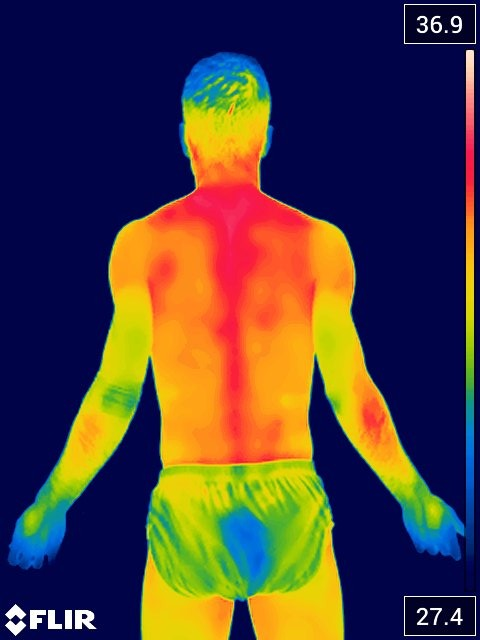
#> input picture testes/images/dorso_costa00.jpeg, 480 x 640 px, found by its file name
$ python segmentation.py
#> lines starting #> are read from the running program, lines starting #| are printed output that depends on the picture; after the words box and inside, x2 and y2 are one past the last pixel; in counts of white or black regions, pixels touching at a corner belong together
### thermo_images/classification.py
''' classification


    This module is used to classify the images into one of the tyoes:
        1.Foot
        2.Front Upper Body
        3.Back Upper Body
        4.Front Legs
        5.Back Legs

Created on 25/05/2019
@author: Carlos Cesar Brochine Junior

'''
import numpy as np
import cv2
import imutils
import os
import math


def plot_contours(image):

    # load the image, convert it to grayscale, and blur it slightly
    gray = cv2.cvtColor(image, cv2.COLOR_BGR2GRAY)
    gray = cv2.GaussianBlur(gray, (5, 5), 0)

    # threshold the image, then perform a series of erosions +
    # dilations to remove any small regions of noise
    thresh = cv2.threshold(gray, 45, 255, cv2.THRESH_BINARY)[1]
    thresh = cv2.erode(thresh, None, iterations=2)
    thresh = cv2.dilate(thresh, None, iterations=2)
    #
    dimension = gray.shape
    X_DIMENSION = dimension[0]
    Y_DIMENSION = dimension[1]
    black_image = np.zeros((X_DIMENSION, Y_DIMENSION))
    #
    # find contours in thresholded image, then grab the largest one
    cnts = cv2.findContours(thresh.copy(), cv2.RETR_EXTERNAL, cv2.CHAIN_APPROX_SIMPLE)
    cnts = imutils.grab_contours(cnts)
    c = max(cnts, key=cv2.contourArea)

    # draw the outline of the object, then draw each of the
    cv2.drawContours(black_image, [c], -1, (255, 0, 255), 2)

    # show the output image
    # cv2.imshow("Image", black_image)
    # cv2.waitKey(0)
    return black_image,c


def skeleton(img):
    """Topolopgical Skeleton: this function provides topoloical skeleton of an image.
        Args:
            image(cv2.image): image loaded by cv2.imread.

        Returns:
            image(cv2.image): skeletonized image
        References:
            - https://en.wikipedia.org/wiki/Topological_skeleton
            - http://opencvpython.blogspot.com/2012/05/skeletonization-using-opencv-python.html
    """
    img = cv2.cvtColor(img, cv2.COLOR_BGR2GRAY)
    size = np.size(img)
    skel = np.zeros(img.shape, np.uint8)

    ret, img = cv2.threshold(img, 127, 255, 0)
    element = cv2.getStructuringElement(cv2.MORPH_CROSS, (3, 3))
    done = False
    while (not done):
        eroded = cv2.erode(img, element)
        temp = cv2.dilate(eroded, element)
        temp = cv2.subtract(img, temp)
        skel = cv2.bitwise_or(skel, temp)
        img = eroded.copy()

        zeros = size - cv2.countNonZero(img)
        if zeros == size:
            done = True
    return skel

# def impanting(image_path,mask_path):
def impanting(img,mask_path):
    """Image Impanting: this uses a mask to interpolate a mask region with surroundings pixels.

        Args:
            image_path(str): The path where the source image is stored.
            mask_path(str): The path where the mask is stored.

        Returns:
            image(cv2.image): impanted image
    """
    # img = cv2.imread(image_path)
    mask = cv2.imread(mask_path, 0)
    dst = cv2.inpaint(img, mask, 3, cv2.INPAINT_TELEA)
    return dst

def shape_match(im1,im2):
    """Shape Distance: returns de distance between two images based on Hu moments.

        Args:
            im1(cv2.image): gray image 1.
            im2(cv2.image): gray image 2

        Returns:
            d1,d2,d3 (float): distance based on Hu moments

        References:
            https://www.learnopencv.com/shape-matching-using-hu-moments-c-python/
    """
    # im2 = cv2.cvtColor(im2, cv2.COLOR_BGR2GRAY)
    _, im1 = cv2.threshold(im1, 128, 255, cv2.THRESH_BINARY)
    _, im2 = cv2.threshold(im2, 128, 255, cv2.THRESH_BINARY)
    d1 = cv2.matchShapes(im1, im2, cv2.CONTOURS_MATCH_I1, 0)
    d2 = cv2.matchShapes(im1, im2, cv2.CONTOURS_MATCH_I2, 0)
    d3 = cv2.matchShapes(im1, im2, cv2.CONTOURS_MATCH_I3, 0)
    return d1,d2,d3

def external_contour(image):
    """External contour: this function provides the most external contour in a image.

        Args:
            image(cv2.image): image loaded by cv2.imread.

        Returns:
            image(cv2.image): impanted image

        References:
            https://docs.opencv.org/3.4/d1/d32/tutorial_py_contour_properties.html
    """

    # load the image, convert it to grayscale, and blur it slightly
    gray = cv2.cvtColor(image, cv2.COLOR_BGR2GRAY)
    gray = cv2.GaussianBlur(gray, (5, 5), 0)

    # threshold the image, then perform a series of erosions +
    # dilations to remove any small regions of noise
    thresh = cv2.threshold(gray, 45, 255, cv2.THRESH_BINARY)[1]
    thresh = cv2.erode(thresh, None, iterations=2)
    thresh = cv2.dilate(thresh, None, iterations=2)

    # find contours in thresholded image, then grab the largest one
    cnts = cv2.findContours(thresh.copy(), cv2.RETR_EXTERNAL, cv2.CHAIN_APPROX_SIMPLE)
    cnts = imutils.grab_contours(cnts)
    c = max(cnts, key=cv2.contourArea)

    return c
# [18 lines left out: function image_resize, not called in this run]

def image_kind(image_path):
    """image_kind classifies the image from a path into one of the types desired

        Args:
            image_path(str): The path where the image is stored.

        Returns:
            kind(int): The number of classification according the relation:
                 1:Foot
                 2:Front Upper Body
                 3:Back Upper Body
                 4:Front Legs
                 5:Back Legs
        Examples:
            Examples should be written in doctest format, and should illustrate how
            to use the function.
    """
    mask_path=r'image_map/mask.jpeg'
    img = cv2.imread(image_path)
#> img is the input picture: shape (640, 480, 3); mean B, G, R 61.3, 63.9, 79.2

    dimension=img.shape
#> dimension = (640, 480, 3)
    if ((dimension[0] != 640) and (dimension[0] != 480)) or ((dimension[1] != 640) and (dimension[1] != 480)) :
        print('==============resizing')
        name=os.path.basename(image_path)
        img,image_path=image_resize(img,name)
        print(image_path)
        print(img.shape)
    # Foot images are landscape and others are portrait, so it is possible to define if foot by dimension
    if dimension[0] == 480:
        kind=1
        solidity,aspect_ratio='NA'
    else:
        kind='unknown'
        # impant=impanting(image_path,mask_path)
        impant = impanting(img, mask_path)
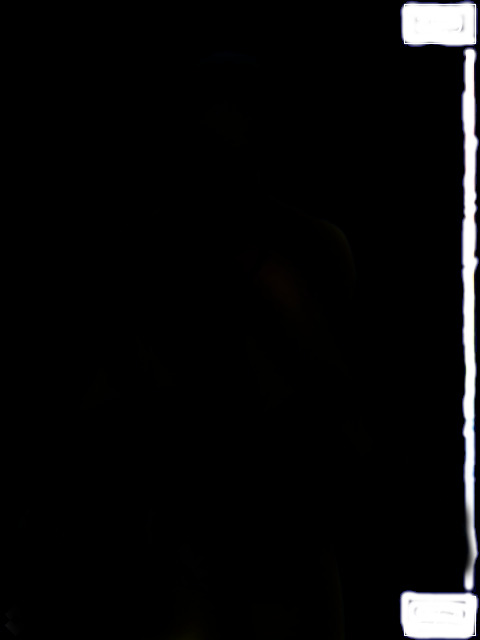
#> input picture thermo_images/image_map/mask.jpeg, 480 x 640 px
        plot_contours(impant)
#> in plot_contours, `thresh = cv2.threshold(gray, 45, 255, cv2.THRESH_BINARY)[1]`: thresh: shape (640, 480); 38.5% white; 5 white regions, box (x1, y1, x2, y2) and area: (9, 56, 469, 640) 116838, (29, 609, 63, 630) 515, (74, 609, 97, 630) 401, (10, 604, 27, 629) 229, (64, 609, 73, 630) 185
#> in plot_contours, `thresh = cv2.erode(thresh, None, iterations=2)`:
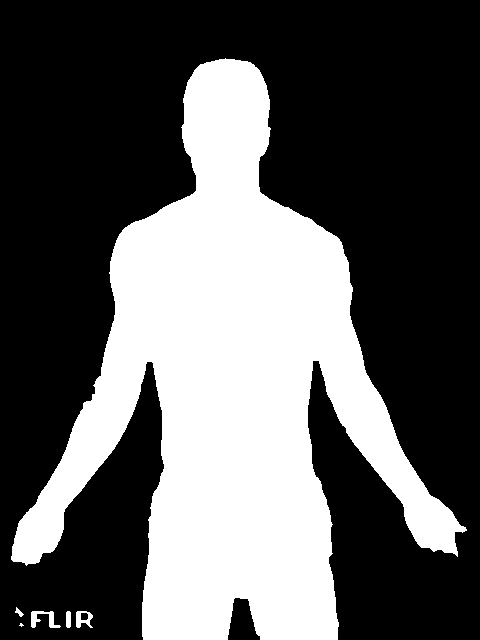
#> thresh: shape (640, 480); 36.2% white; 6 white regions (1 under 20 px), largest, box (x1, y1, x2, y2) and area: (11, 58, 467, 640) 110753, (31, 611, 61, 628) 235, (76, 611, 93, 628) 171, (66, 611, 71, 628) 81, (15, 607, 24, 617) 39
#> in plot_contours, `thresh = cv2.dilate(thresh, None, iterations=2)`: thresh: shape (640, 480); 38.4% white; 6 white regions
#> in plot_contours, `cnts = cv2.findContours(thresh.copy(), cv2.RETR_EXTERNAL, cv2.CHAIN_AP..`: cnts = 6 contours; box (x1, y1, x2, y2) and area: (9, 56, 469, 640) 115571, (29, 609, 63, 630) 450, (74, 609, 95, 630) 362, (64, 609, 73, 630) 158, (13, 605, 26, 619) 112, (17, 621, 26, 629) 50
#> in plot_contours, `c = max(cnts, key=cv2.contourArea)`: c = contour of 1057 points, box (x1, y1, x2, y2) (9, 56, 469, 640), area 115571
#> in plot_contours, `cv2.drawContours(black_image, [c], -1, (255, 0, 255), 2)`: black_image: shape (640, 480) float64; 2.8% white; 1 white region
        contorno = external_contour(impant)
#> contorno has the same summary as c in plot_contours
        area=cv2.contourArea(contorno)
#> area = 115571
        c=contorno
        # solidity
        hull = cv2.convexHull(contorno)
#> hull = contour of 27 points, box (x1, y1, x2, y2) (9, 56, 469, 640), area 165118
        hull_area = cv2.contourArea(hull)
#> hull_area = 165118
        solidity = float(area) / hull_area
#> solidity = 0.7
        # aspect ratio
        x, y, w, h = cv2.boundingRect(contorno)
#> x = 9; y = 56; w = 460; h = 584
        aspect_ratio = float(w) / h
#> aspect_ratio = 0.788
        if aspect_ratio>0.60:
            kind='dorso'
            back_pth = r'image_map/skeleton/dorso_costa_model.jpeg'
            front_pth = r'image_map/skeleton/dorso_frente_model.jpeg'
            back = cv2.imread(back_pth,cv2.COLOR_BGR2GRAY)
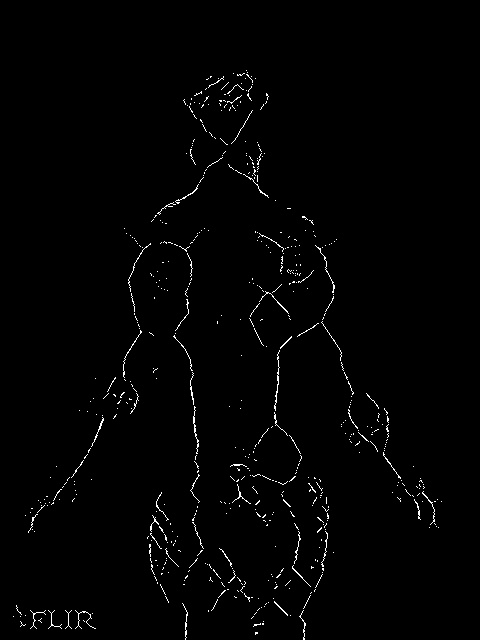
#> input picture thermo_images/image_map/skeleton/dorso_costa_model.jpeg, 480 x 640 px
#> back is the input picture: shape (640, 480); min 0, max 255, mean 3.1
            front = cv2.imread(front_pth,cv2.COLOR_BGR2GRAY)
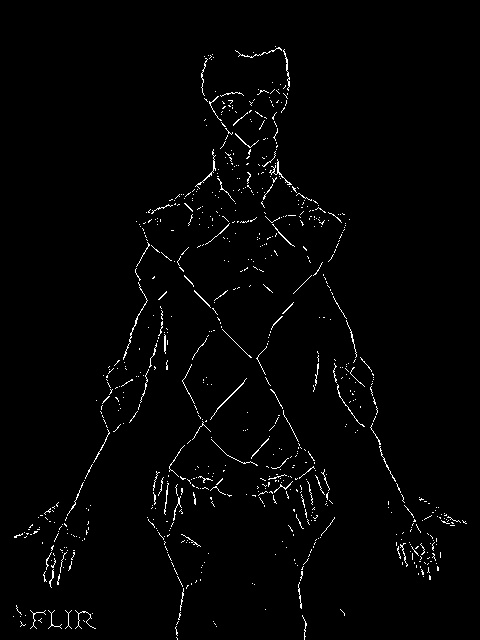
#> input picture thermo_images/image_map/skeleton/dorso_frente_model.jpeg, 480 x 640 px
#> front is the input picture: shape (640, 480); min 0, max 255, mean 4.4
            ske=skeleton(impant)
#> in skeleton, `size = np.size(img)`: size = 307200
#> in skeleton, `ret, img = cv2.threshold(img, 127, 255, 0)`: img: shape (640, 480); 28.9% white; 39 white regions (29 under 20 px), largest, box (x1, y1, x2, y2) and area: (49, 70, 444, 640) 87205, (23, 502, 48, 536) 433, (75, 610, 96, 629) 287
#> the loop in skeleton, `while (not done):` made 46 passes
#> zeros on passes 1 to 12: 223691, 228518, 233087, 237407, 241422, 245265, 248976, 252545, 255936, 259184, 262334, 265382
#> after the loop in skeleton, `while (not done):`: eroded: shape (640, 480); every value is 0
#> after the loop in skeleton, `while (not done):`: skel: shape (640, 480); 1.2% white in thin lines or dots, all inside (x1, y1, x2, y2) = (13, 70, 442, 640)
            b1, b2, b3 = shape_match(ske, back)
#> in shape_match, `d1 = cv2.matchShapes(im1, im2, cv2.CONTOURS_MATCH_I1, 0)`: d1 = 0
#> b1 = 0; b2 = 0; b3 = 0
            b=math.sqrt(b1**2+b2**2+b3**2)
#> b = 0
            f1, f2, f3 = shape_match(ske, front)
#> in shape_match (call 2), `_, im2 = cv2.threshold(im2, 128, 255, cv2.THRESH_BINARY)`: im2: shape (640, 480); 1.7% white in thin lines or dots, all inside (x1, y1, x2, y2) = (13, 46, 467, 640)
#> f1 = 0.0715; f2 = 0.414; f3 = 0.0858
            f = math.sqrt(f1 ** 2 + f2 ** 2 + f3 ** 2)
#> f = 0.429
            if f<b:
                kind=2
            else:
                kind=3
        elif aspect_ratio<0.60:
            kind='perna'
            back_pth = r'image_map/skeleton/perna_costa_model.jpeg'
            front_pth = r'image_map/skeleton/perna_frente_model.jpeg'
            back = cv2.imread(back_pth,cv2.COLOR_BGR2GRAY)
            front = cv2.imread(front_pth,cv2.COLOR_BGR2GRAY)
            ske=skeleton(impant)
            b1, b2, b3 = shape_match(ske, back)
            b=math.sqrt(b1**2+b2**2+b3**2)
            f1, f2, f3 = shape_match(ske, front)
            f = math.sqrt(f1 ** 2 + f2 ** 2 + f3 ** 2)
            if f<b:
                kind=4
            else:
                kind=5
    return kind

# [14 lines that do not run on import are left out]

### thermo_images/segmentation.py
import classification as cls
from PIL import Image
import os
import cv2
import imutils
import numpy as np
from skimage.color import rgb2gray
from skimage.filters import sobel
from skimage.segmentation import watershed
from skimage.segmentation import mark_boundaries
import matplotlib


def fill_contour(img,contours):
    stencil = np.zeros(img.shape).astype(img.dtype)
    color = [255, 255, 255]
    cv2.fillPoly(stencil, contours, color)
    result = cv2.bitwise_and(img, stencil)
    return result


def watershed_easy(img):
    print("test")
    gradient = sobel(rgb2gray(img))
    segments_watershed = watershed(gradient, markers=150, compactness=0.001)
    temp=mark_boundaries(img, segments_watershed)
    matplotlib.image.imsave('temp/temp.jpeg', temp)
    watershed_res = cv2.imread('./temp/temp.jpeg')
    return watershed_res

def extremes(image,c):

    new_image=image.copy()
    extLeft = tuple(c[c[:, :, 0].argmin()][0])
    extRight = tuple(c[c[:, :, 0].argmax()][0])
    extTop = tuple(c[c[:, :, 1].argmin()][0])
    extBot = tuple(c[c[:, :, 1].argmax()][0])
    points=[extLeft,extRight,extTop,extBot]

    cv2.circle(new_image, extLeft , 8, (255, 0, 0), -1)
    cv2.circle(new_image, extRight, 8, (255, 0, 0), -1)
    cv2.circle(new_image, extTop  , 8, (255, 0, 0), -1)
    cv2.circle(new_image, extBot  , 8, (255, 0, 0), -1)

    return new_image,points


# [47 lines left out: functions alignImages, convert_to_cv2, not called in this run]

# ************ general definitions
mask=r'/home/ccjunio/PycharmProjects/thermo_images/thermo_images/image_map/mask.jpeg'
kind={1:'Foot',2:'Front Upper Body',3: 'Back Upper Body',4: 'Front Legs', 5:'Back Legs'}

# ************ dorso costa image

image_path=r'/home/ccjunio/PycharmProjects/thermo_images/testes/images/dorso_costa00.jpeg'
k=cls.image_kind(image_path)
print(kind[k])

img=cv2.imread(image_path)
imp=cls.impanting(img,mask)
contour,c=cls.plot_contours(imp)


teste_fill=fill_contour(img,[c])
#> in fill_contour, `cv2.fillPoly(stencil, contours, color)`: stencil: shape (640, 480, 3); 38% white; 1 white region, box (x1, y1, x2, y2) and area: (9, 56, 469, 640) 116787
cv2.imshow("Image", teste_fill)
cv2.waitKey(0)
#
# ************ map dorso costa image

map_path=r'/home/ccjunio/PycharmProjects/thermo_images/thermo_images/image_map/maps/upper_body_b_resized_p.jpeg'
map=cv2.imread(map_path)
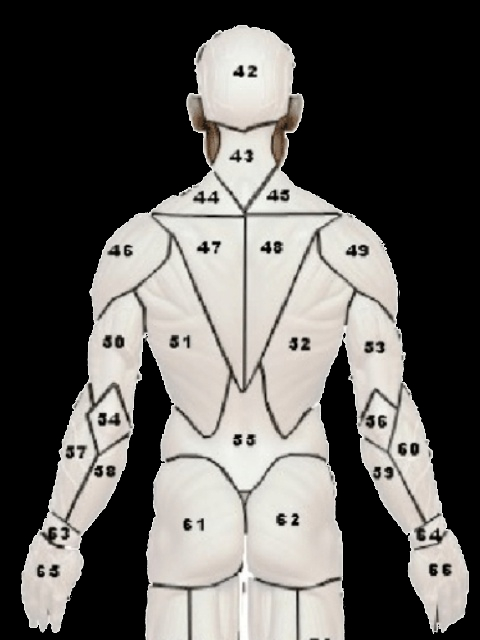
#> input picture thermo_images/image_map/maps/upper_body_b_resized_p.jpeg, 480 x 640 px, found by its file name
#> map is the input picture: shape (640, 480, 3); mean B, G, R 90, 93.2, 95.3
contour_map,cmap=cls.plot_contours(map)
#> in plot_contours (call 3), `thresh = cv2.threshold(gray, 45, 255, cv2.THRESH_BINARY)[1]`: thresh: shape (640, 480); 46.7% white; 1 white region, box (x1, y1, x2, y2) and area: (20, 24, 470, 640) 143533
#> in plot_contours (call 3), `thresh = cv2.erode(thresh, None, iterations=2)`: thresh: shape (640, 480); 43.3% white; 1 white region, box (x1, y1, x2, y2) and area: (22, 26, 468, 640) 132969
#> in plot_contours (call 3), `thresh = cv2.dilate(thresh, None, iterations=2)`: thresh: shape (640, 480); 46.6% white; 1 white region
#> in plot_contours (call 3), `cnts = cv2.findContours(thresh.copy(), cv2.RETR_EXTERNAL, cv2.CHAIN_AP..`: cnts = 1 contour; box (x1, y1, x2, y2) and area: (20, 24, 470, 640) 143036
#> in plot_contours (call 3), `cv2.drawContours(black_image, [c], -1, (255, 0, 255), 2)`: black_image: shape (640, 480) float64; 3.2% white; 1 white region, box (x1, y1, x2, y2) and area: (19, 23, 471, 640) 9822
#> cmap = contour of 1081 points, box (x1, y1, x2, y2) (20, 24, 470, 640), area 143036

# [10 lines of commented-out code are left out]

map_extreme,p_map=extremes(contour_map,cmap)
#> in extremes, `extLeft = tuple(c[c[:, :, 0].argmin()][0])`: extLeft = (20, 584)
#> in extremes, `extRight = tuple(c[c[:, :, 0].argmax()][0])`: extRight = (469, 591)
#> in extremes, `extTop = tuple(c[c[:, :, 1].argmin()][0])`: extTop = (238, 24)
#> in extremes, `extBot = tuple(c[c[:, :, 1].argmax()][0])`: extBot = (145, 639)
#> in extremes, `points=[extLeft,extRight,extTop,extBot]`: points = [(20, 584), (469, 591), (238, 24), (145, 639)]
#> in extremes, `cv2.circle(new_image, extBot  , 8, (255, 0, 0), -1)`: new_image: shape (640, 480) float64; 3.4% white; 1 white region, box (x1, y1, x2, y2) and area: (12, 16, 478, 640) 10328
#> p_map = [(20, 584), (469, 591), (238, 24), (145, 639)]
extreme,p=extremes(contour,c)
#> in extremes (call 2), `cv2.circle(new_image, extTop  , 8, (255, 0, 0), -1)`: new_image: shape (640, 480) float64; 2.9% white; 1 white region, box (x1, y1, x2, y2) and area: (1, 48, 477, 640) 9049
#> in extremes (call 2), `cv2.circle(new_image, extBot  , 8, (255, 0, 0), -1)`: new_image: shape (640, 480) float64; 3% white; 1 white region, box (x1, y1, x2, y2) and area: (1, 48, 477, 640) 9116
#> p = [(9, 554), (468, 532), (223, 56), (141, 639)]

print(p[2][0])
#| 223
print(p_map[2][0])
#| 238
numpy_horizontal_concat = np.concatenate((contour_map, contour), axis=1)
#> numpy_horizontal_concat: shape (640, 960) float64; 3% white; 2 white regions, box (x1, y1, x2, y2) and area: (19, 23, 471, 640) 9822, (488, 55, 950, 640) 8613
# cv2.imshow('Numpy Horizontal Concat', numpy_horizontal_concat)
# cv2.waitKey(0)


watershed_simple=watershed_easy(img)
#> in watershed_easy, `segments_watershed = watershed(gradient, markers=150, compactness=0.001)`:
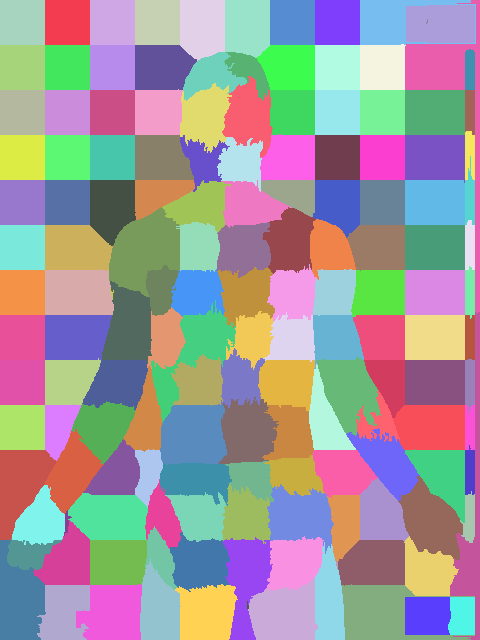
#> segments_watershed: shape (640, 480) int64; 154 distinct labels, from 1 to 154; one colour per label, 0 black
#> in watershed_easy, `matplotlib.image.imsave('temp/temp.jpeg', temp)`:
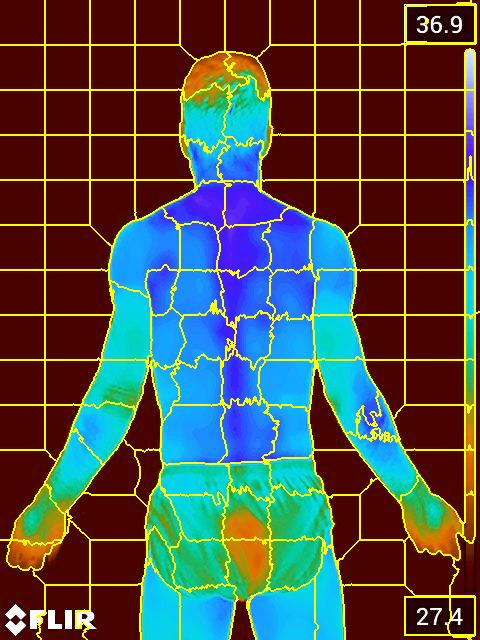
#> saved as temp.jpeg: shape (640, 480, 3); mean R, G, B 78.5, 80.5, 75.5
#> (the run stopped early here; a loop or call above may not have finished)
